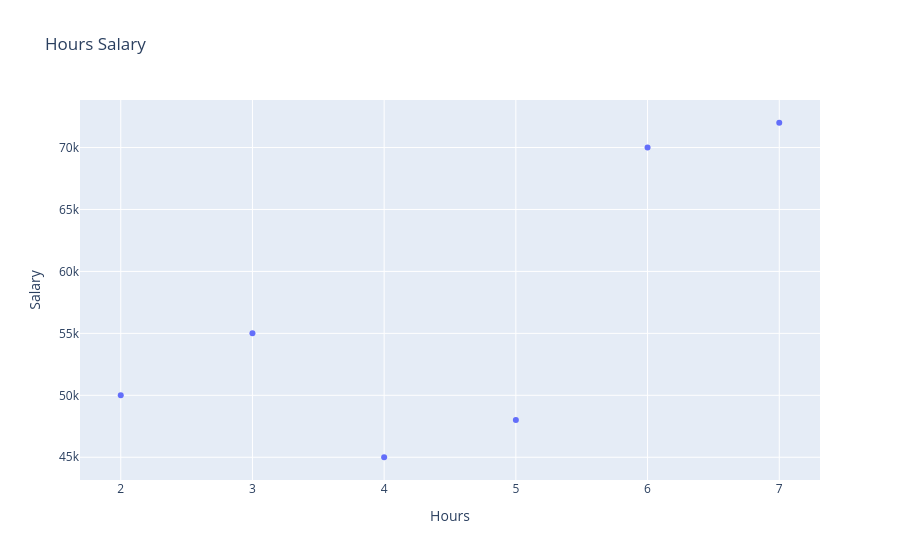

The code cell stored with this chart in its notebook:
### Markdown cell above
# Scatter Plot

### Code cell
import pandas as pd
import plotly.express as px
data={'Department':['IT','IT','HR','HR','Finance','Finance'],
     'Gender':['Male','Female','Male','Female','Male','Female'],
     'Salary':[50000,55000,45000,48000,70000,72000],
      'Hours':[2,3,4,5,6,7]
     }
df=pd.DataFrame(data)
fig=px.scatter(df,x='Hours',y='Salary',title='Hours Salary')
fig.show()

### Figure 1 — Plotly figure (JSON) as saved in the notebook; plotly's stock layout.template omitted (floating-point values rounded to 4 significant figures)
{"data": [{"hovertemplate": "Hours=%{x}<br>Salary=%{y}<extra></extra>", "legendgroup": "", "marker": {"color": "#636efa", "symbol": "circle"}, "mode": "markers", "name": "", "orientation": "v", "showlegend": false, "type": "scatter", "x": [2, 3, 4, 5, 6, 7], "xaxis": "x", "y": [50000, 55000, 45000, 48000, 70000, 72000], "yaxis": "y"}], "layout": {"legend": {"tracegroupgap": 0}, "title": {"text": "Hours Salary"}, "xaxis": {"anchor": "y", "domain": [0, 1], "title": {"text": "Hours"}}, "yaxis": {"anchor": "x", "domain": [0, 1], "title": {"text": "Salary"}}}}
